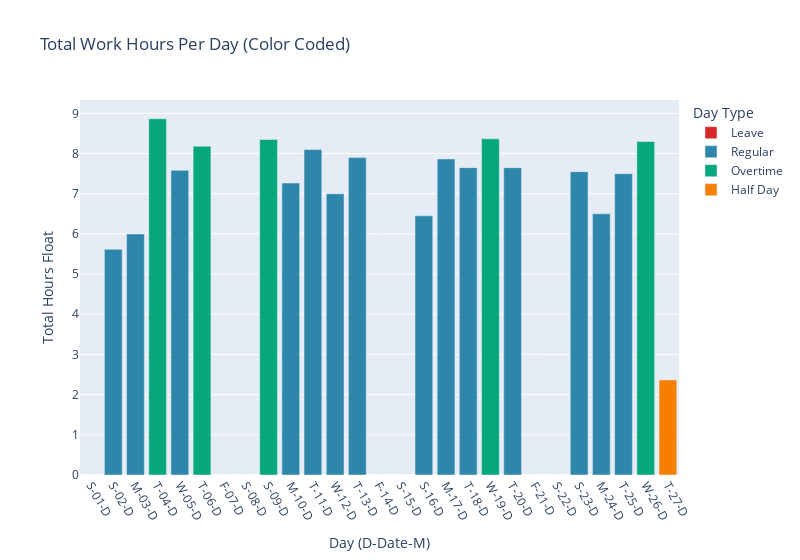

Notebook code for this chart:
### Code cell
# Bar Chart with color coding and formatted x-axis
bar_fig = px.bar(
    df,
    x="Day Label",
    y="Total Hours Float",
    color="Day Type",
    color_discrete_map={
        'Regular': '#2E86AB',   # Blue
        'Half Day': '#F77F00',  # Orange
        'Overtime': '#06A77D',  # Green
        'Leave': '#D62828'      # Red
    },
    title="Total Work Hours Per Day (Color Coded)"
)

# Maintain proper date order
bar_fig.update_layout(
    xaxis={
        'categoryorder': 'array',
        'categoryarray': df.sort_values("Day")["Day Label"]
    }
)

# X-axis label name
bar_fig.update_xaxes(title_text="Day (D-Date-M)")

bar_fig.update_layout(
    width=800,
    xaxis=dict(
        tickmode='array',
        tickvals=df.sort_values("Day")["Day Label"],
        ticktext=df.sort_values("Day")["Day Label"]
    )
)

bar_fig.update_xaxes(tickangle=60)

### Figure 1 — Plotly figure (JSON) as saved in the notebook; plotly's stock layout.template omitted (floating-point values rounded to 4 significant figures)
{"data": [{"hovertemplate": "Day Type=Leave<br>Day Label=%{x}<br>Total Hours Float=%{y}<extra></extra>", "legendgroup": "Leave", "marker": {"color": "#D62828", "pattern": {"shape": ""}}, "name": "Leave", "orientation": "v", "showlegend": true, "textposition": "auto", "type": "bar", "x": ["S-01-D", "F-07-D", "S-08-D", "F-14-D", "S-15-D", "F-21-D", "S-22-D"], "xaxis": "x", "y": [0.0, 0.0, 0.0, 0.0, 0.0, 0.0, 0.0], "yaxis": "y"}, {"hovertemplate": "Day Type=Regular<br>Day Label=%{x}<br>Total Hours Float=%{y}<extra></extra>", "legendgroup": "Regular", "marker": {"color": "#2E86AB", "pattern": {"shape": ""}}, "name": "Regular", "orientation": "v", "showlegend": true, "textposition": "auto", "type": "bar", "x": ["S-02-D", "M-03-D", "W-05-D", "M-10-D", "T-11-D", "W-12-D", "T-13-D", "S-16-D", "M-17-D", "T-18-D", "T-20-D", "S-23-D", "M-24-D", "T-25-D"], "xaxis": "x", "y": [5.617, 6.0, 7.583, 7.267, 8.1, 7.0, 7.9, 6.45, 7.867, 7.65, 7.65, 7.55, 6.5, 7.5], "yaxis": "y"}, {"hovertemplate": "Day Type=Overtime<br>Day Label=%{x}<br>Total Hours Float=%{y}<extra></extra>", "legendgroup": "Overtime", "marker": {"color": "#06A77D", "pattern": {"shape": ""}}, "name": "Overtime", "orientation": "v", "showlegend": true, "textposition": "auto", "type": "bar", "x": ["T-04-D", "T-06-D", "S-09-D", "W-19-D", "W-26-D"], "xaxis": "x", "y": [8.867, 8.183, 8.35, 8.367, 8.3], "yaxis": "y"}, {"hovertemplate": "Day Type=Half Day<br>Day Label=%{x}<br>Total Hours Float=%{y}<extra></extra>", "legendgroup": "Half Day", "marker": {"color": "#F77F00", "pattern": {"shape": ""}}, "name": "Half Day", "orientation": "v", "showlegend": true, "textposition": "auto", "type": "bar", "x": ["T-27-D"], "xaxis": "x", "y": [2.367], "yaxis": "y"}], "layout": {"barmode": "relative", "legend": {"title": {"text": "Day Type"}, "tracegroupgap": 0}, "title": {"text": "Total Work Hours Per Day (Color Coded)"}, "width": 800, "xaxis": {"anchor": "y", "categoryarray": ["S-01-D", "S-02-D", "M-03-D", "T-04-D", "W-05-D", "T-06-D", "F-07-D", "S-08-D", "S-09-D", "M-10-D", "T-11-D", "W-12-D", "T-13-D", "F-14-D", "S-15-D", "S-16-D", "M-17-D", "T-18-D", "W-19-D", "T-20-D", "F-21-D", "S-22-D", "S-23-D", "M-24-D", "T-25-D", "W-26-D", "T-27-D"], "categoryorder": "array", "domain": [0, 1], "tickangle": 60, "tickmode": "array", "ticktext": ["S-01-D", "S-02-D", "M-03-D", "T-04-D", "W-05-D", "T-06-D", "F-07-D", "S-08-D", "S-09-D", "M-10-D", "T-11-D", "W-12-D", "T-13-D", "F-14-D", "S-15-D", "S-16-D", "M-17-D", "T-18-D", "W-19-D", "T-20-D", "F-21-D", "S-22-D", "S-23-D", "M-24-D", "T-25-D", "W-26-D", "T-27-D"], "tickvals": ["S-01-D", "S-02-D", "M-03-D", "T-04-D", "W-05-D", "T-06-D", "F-07-D", "S-08-D", "S-09-D", "M-10-D", "T-11-D", "W-12-D", "T-13-D", "F-14-D", "S-15-D", "S-16-D", "M-17-D", "T-18-D", "W-19-D", "T-20-D", "F-21-D", "S-22-D", "S-23-D", "M-24-D", "T-25-D", "W-26-D", "T-27-D"], "title": {"text": "Day (D-Date-M)"}}, "yaxis": {"anchor": "x", "domain": [0, 1], "title": {"text": "Total Hours Float"}}}}
